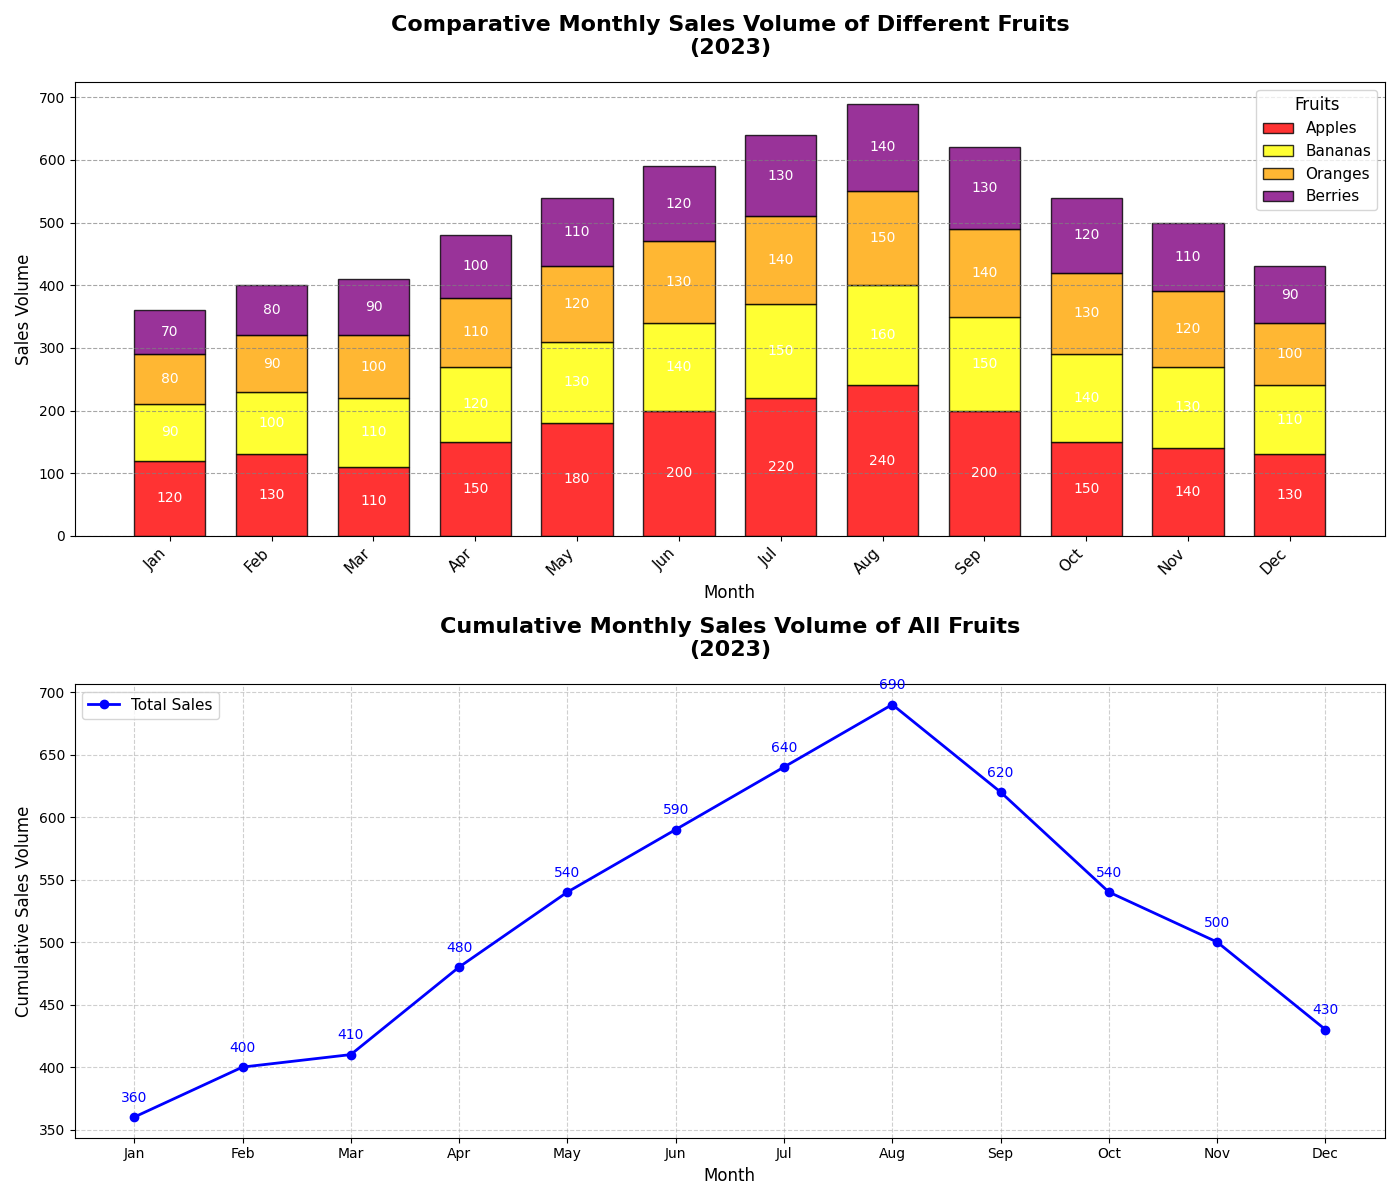

Recreate this plot in Python.
import matplotlib.pyplot as plt
import numpy as np

# Backstory:
# The chart represents a comparative study of the monthly sales volume 
# of different fruits in a local market over a year, highlighting peak seasons for each fruit.

# Define the data
months = ['Jan', 'Feb', 'Mar', 'Apr', 'May', 'Jun', 'Jul', 'Aug', 'Sep', 'Oct', 'Nov', 'Dec']
apples_sales = np.array([120, 130, 110, 150, 180, 200, 220, 240, 200, 150, 140, 130])
bananas_sales = np.array([90, 100, 110, 120, 130, 140, 150, 160, 150, 140, 130, 110])
oranges_sales = np.array([80, 90, 100, 110, 120, 130, 140, 150, 140, 130, 120, 100])
berries_sales = np.array([70, 80, 90, 100, 110, 120, 130, 140, 130, 120, 110, 90])

# Create the figure and subplots
fig, axs = plt.subplots(2, 1, figsize=(14, 12))

# First subplot: Stacked bar chart for monthly sales data
bar_width = 0.7
positions = np.arange(len(months))

# Plot stacked bars for each fruit
bar1 = axs[0].bar(positions, apples_sales, width=bar_width, color='red', label='Apples', edgecolor='black', alpha=0.8)
bar2 = axs[0].bar(positions, bananas_sales, width=bar_width, bottom=apples_sales, color='yellow', label='Bananas', edgecolor='black', alpha=0.8)
bar3 = axs[0].bar(positions, oranges_sales, width=bar_width, bottom=apples_sales + bananas_sales, color='orange', label='Oranges', edgecolor='black', alpha=0.8)
bar4 = axs[0].bar(positions, berries_sales, width=bar_width, bottom=apples_sales + bananas_sales + oranges_sales, color='purple', label='Berries', edgecolor='black', alpha=0.8)

# Add labels, title, legend
axs[0].set_title('Comparative Monthly Sales Volume of Different Fruits\n(2023)', fontsize=16, fontweight='bold', pad=20)
axs[0].set_xlabel('Month', fontsize=12)
axs[0].set_ylabel('Sales Volume', fontsize=12)
axs[0].set_xticks(positions)
axs[0].set_xticklabels(months, rotation=45, ha='right', fontsize=11)
axs[0].legend(title='Fruits', loc='upper right', fontsize=11, title_fontsize=12)
axs[0].yaxis.grid(True, linestyle='--', which='major', color='grey', alpha=0.7)

# Display data values on the bars
for bar in bar1 + bar2 + bar3 + bar4:
    height = bar.get_height()
    axs[0].text(
        bar.get_x() + bar.get_width() / 2,
        bar.get_y() + height / 2,
        f'{int(height)}',
        ha='center',
        va='center',
        color='white',
        fontsize=10
    )

# Second subplot: Line chart of cumulative monthly sales
axs[1].plot(months, apples_sales + bananas_sales + oranges_sales + berries_sales, label='Total Sales', color='blue', marker='o', linestyle='-', linewidth=2, markersize=6)

# Add labels, grid, and title
axs[1].set_title('Cumulative Monthly Sales Volume of All Fruits\n(2023)', fontsize=16, fontweight='bold', pad=20)
axs[1].set_xlabel('Month', fontsize=12)
axs[1].set_ylabel('Cumulative Sales Volume', fontsize=12)
axs[1].grid(True, linestyle='--', alpha=0.6)
axs[1].legend(loc='upper left', fontsize=11)

# Add values above the cumulative sales line plot
cumulative_sales = apples_sales + bananas_sales + oranges_sales + berries_sales
for i, value in enumerate(cumulative_sales):
    axs[1].text(i, value + 10, f'{value}', ha='center', va='bottom', fontsize=10, color='blue')

# Automatically adjust layout to prevent overlap
plt.tight_layout()

# Show the plot
plt.show()
